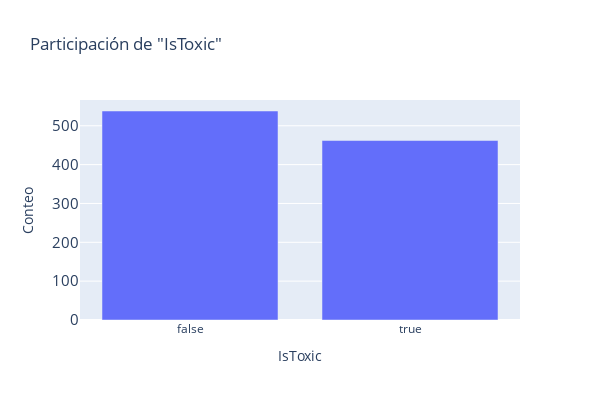

The cell this chart's notebook holds for it:
### Markdown cell above
Por tanto sacamos las métricas generales en donde nos indica una cantidad de 462 comentarios de isToxic.

### Code cell
toxic_counts = df['IsToxic'].value_counts()

data = {'IsToxic': toxic_counts.index, 'Conteo': toxic_counts.values}
toxic_counts_df = pd.DataFrame(data)

fig = px.bar(toxic_counts_df, x='IsToxic', y='Conteo',
             title='Participación de "IsToxic"',
             labels={'IsToxic': 'IsToxic', 'Conteo': 'Conteo'},
             width=600, height=400)

fig.update_layout(xaxis=dict(tickfont=dict(size=12)),
                  yaxis=dict(tickfont=dict(size=15)),
                  xaxis_title='IsToxic', yaxis_title='Conteo',
                  showlegend=False)

fig.show()

### Figure 1 — Plotly figure (JSON) as saved in the notebook; plotly's stock layout.template omitted (floating-point values rounded to 4 significant figures)
{"data": [{"alignmentgroup": "True", "hovertemplate": "IsToxic=%{x}<br>Conteo=%{y}<extra></extra>", "legendgroup": "", "marker": {"color": "#636efa", "pattern": {"shape": ""}}, "name": "", "offsetgroup": "", "orientation": "v", "showlegend": false, "textposition": "auto", "type": "bar", "x": [false, true], "xaxis": "x", "y": [538, 462], "yaxis": "y"}], "layout": {"barmode": "relative", "height": 400, "legend": {"tracegroupgap": 0}, "showlegend": false, "title": {"text": "Participación de \"IsToxic\""}, "width": 600, "xaxis": {"anchor": "y", "domain": [0, 1], "tickfont": {"size": 12}, "title": {"text": "IsToxic"}}, "yaxis": {"anchor": "x", "domain": [0, 1], "tickfont": {"size": 15}, "title": {"text": "Conteo"}}}}
